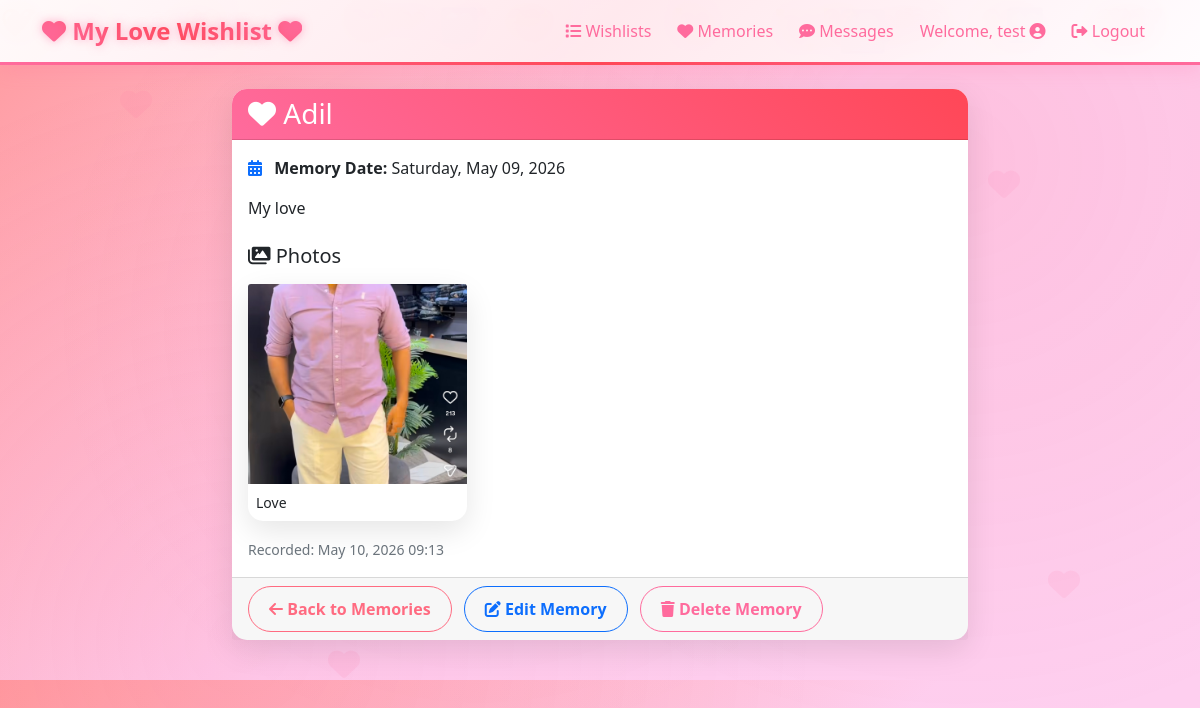
/memory/5/ (signed in), run on the app's committed database.
### wishlistapp/models.py (models this page shows, shortened)
class Memory(models.Model):
    title = models.CharField(max_length=200)
    description = models.TextField()
    memory_date = models.DateField(help_text="When did this memory happen?")
    created_at = models.DateTimeField(auto_now_add=True)
    updated_at = models.DateTimeField(auto_now=True)
    user = models.ForeignKey(User, on_delete=models.CASCADE, related_name='memories')

class MemoryPhoto(models.Model):
    memory = models.ForeignKey(Memory, on_delete=models.CASCADE, related_name='photos')
    image = models.ImageField(upload_to='memory_photos/', help_text="Upload a photo from this memory")
    caption = models.CharField(max_length=200, blank=True, help_text="Optional caption for the photo")
    uploaded_at = models.DateTimeField(auto_now_add=True)

### wishlistapp/views.py (the view)
# urls.py: path('memory/<int:pk>/', views.MemoryDetailView.as_view(), name='memory_detail'),
class MemoryDetailView(LoginRequiredMixin, DetailView):
    model = Memory
    template_name = 'wishlistapp/memory_detail.html'
    context_object_name = 'memory'
    def get_queryset(self):
        if self.request.user.is_superuser:
            return Memory.objects.all()
        return Memory.objects.filter(user=self.request.user)

### wishlistapp/templates/wishlistapp/memory_detail.html (shortened to what this page needs)
{% extends 'wishlistapp/base.html' %}
{% block content %}
<div class="row">
    <div class="col-lg-8 mx-auto">
        <div class="card">
            <div class="card-header">
                <h3 class="card-title mb-0">
                    <i class="fas fa-heart"></i> {{ memory.title }}
                </h3>
            </div>
            <div class="card-body">
                <div class="mb-3">
                    <i class="fas fa-calendar-alt text-primary me-2"></i>
                    <strong>Memory Date:</strong> {{ memory.memory_date|date:"l, F d, Y" }}
                </div>
                <p class="card-text">{{ memory.description }}</p>
                {% if memory.photos.all %}
                <div class="mt-4">
                    <h5 class="mb-3"><i class="fas fa-images"></i> Photos</h5>
                    <div class="row">
                        {% for photo in memory.photos.all %}
                        <div class="col-md-6 col-lg-4 mb-3">
                            <div class="card">
                                <img src="{{ photo.image.url }}" class="card-img-top" alt="{{ photo.caption|default:'Memory photo' }}" style="height: 200px; object-fit: cover;">
                                {% if photo.caption %}
                                <div class="card-body p-2">
                                    <p class="card-text small">{{ photo.caption }}</p>
                                </div>
                                {% endif %}
                            </div>
                        </div>
                        {% endfor %}
                    </div>
                </div>
                {% endif %}
                <small class="text-muted">
                    Recorded: {{ memory.created_at|date:"M d, Y H:i" }}
                </small>
            </div>
            <div class="card-footer">
                <a href="{% url 'memory_list' %}" class="btn btn-outline-secondary me-2">
                    <i class="fas fa-arrow-left"></i> Back to Memories
                </a>
                {% if user == memory.user or user.is_superuser %}
                <a href="{% url 'memory_update' memory.pk %}" class="btn btn-outline-primary me-2">
                    <i class="fas fa-edit"></i> Edit Memory
                </a>
                <a href="{% url 'memory_delete' memory.pk %}" class="btn btn-outline-danger">
                    <i class="fas fa-trash"></i> Delete Memory
                </a>
                {% endif %}
            </div>
        </div>
    </div>
</div>
{% endblock %}

### wishlistapp/templates/wishlistapp/base.html (shortened to what this page needs)
<!DOCTYPE html>
{% load static %}
<html lang="en">
<head>
    <link href="https://cdn.jsdelivr.net/npm/bootstrap@5.1.3/dist/css/bootstrap.min.css" rel="stylesheet">
    <link href="https://cdnjs.cloudflare.com/ajax/libs/font-awesome/6.0.0/css/all.min.css" rel="stylesheet">
    <link rel="stylesheet" href="{% static 'css/styles.css' %}">
</head>
<body>
    <div class="heart-bg"><i class="fas fa-heart"></i></div>
    <div class="heart-bg"><i class="fas fa-heart"></i></div>
    <div class="heart-bg"></div>
    <div class="heart-bg"><i class="fas fa-heart"></i></div>
    <div class="heart-bg"></div>
    <div class="heart-bg"><i class="fas fa-heart"></i></div>
    <div class="falling-heart">❤️</div>
    <div class="falling-heart">💖</div>
    <div class="falling-heart">💕</div>
    <div class="falling-heart">💓</div>
    <div class="falling-heart">💗</div>
    <div class="falling-heart">💘</div>
    <div class="falling-heart">💝</div>
    <div class="falling-heart">💞</div>
    <div class="falling-heart">💟</div>
    <div class="falling-heart">💖</div>
    <div class="falling-heart">💕</div>
    <div class="falling-heart">💓</div>
    <div class="falling-heart">💗</div>
    <div class="falling-heart">💘</div>
    <div class="falling-heart">💝</div>
    <div class="falling-heart">💞</div>
    <div class="falling-heart">💟</div>
    <div class="falling-heart">❤️</div>
    <div class="falling-heart">💖</div>
    <div class="falling-heart">💕</div>
    <div class="falling-heart">💓</div>
    <div class="falling-heart">💗</div>
    <div class="falling-heart">💘</div>
    <div class="falling-heart">💝</div>
    <div class="falling-heart">💞</div>
    <div class="falling-heart">💟</div>
    <nav class="navbar navbar-expand-lg navbar-light">
        <div class="container">
            <a class="navbar-brand" href="{% url 'wishlist_list' %}">
                <i class="fas fa-heart heart"></i> My Love Wishlist <i class="fas fa-heart heart"></i>
            </a>
            <div class="collapse navbar-collapse" id="navbarNav">
                <ul class="navbar-nav ms-auto">
                    <li class="nav-item">
                        <a class="nav-link" href="{% url 'wishlist_list' %}">
                            <i class="fas fa-list"></i> Wishlists
                        </a>
                    </li>
                    <li class="nav-item">
                        <a class="nav-link" href="{% url 'memory_list' %}">
                            <i class="fas fa-heart"></i> Memories
                        </a>
                    </li>
                    {% if user.is_authenticated %}
                    <li class="nav-item">
                        <a class="nav-link position-relative" href="{% url 'chat_inbox' %}">
                            <i class="fas fa-comment-dots"></i> Messages
                        </a>
                    </li>
                    {% endif %}
                    {% if user.is_authenticated %}
                        <li class="nav-item">
                            <span class="nav-link">Welcome, {{ user.username }} <i class="fas fa-user-circle"></i>
                                {% if user.is_superuser %}<span class="badge bg-danger ms-1">Admin</span>{% endif %}</span>
                        </li>
                        <li class="nav-item">
                            <a class="nav-link" href="{% url 'logout' %}">
                                <i class="fas fa-sign-out-alt"></i> Logout
                            </a>
                        </li>
                    {% endif %}
                </ul>
            </div>
        </div>
    </nav>
    <div class="container mt-4">
        {% block content %}{% endblock %}
    </div>
    <footer class="footer"></footer>
</html>

### static/css/styles.css (style rules this page uses)
body { background: linear-gradient(135deg, #ff9a9e 0%, #fecfef 50%, #fecfef 100%); font-family: 'Segoe UI', Tahoma, Geneva, Verdana, sans-serif; position: relative; overflow-x: hidden; }
body::before { content: ''; position: fixed; top: 0; left: 0; width: 100%; height: 100%; background-image: radial-gradient(circle at 20% 80%, rgba(255, 107, 157, 0.1) 0%, transparent 50%), radial-gradient(circle at 80% 20%, rgba(255, 71, 87, 0.1) 0%, transparent 50%), radial-gradient(circle at 40% 40%, rgba(255, 107, 157, 0.05) 0%, transparent 50%); pointer-events: none; z-index: -1; }
.heart-bg { position: fixed; font-size: 2rem; color: rgba(255, 107, 157, 0.1); pointer-events: none; z-index: -1; animation: float 6s ease-in-out infinite; }
.heart-bg:nth-child(1) { top: 10%; left: 10%; animation-delay: 0s; }
.heart-bg:nth-child(2) { top: 20%; right: 15%; animation-delay: 1s; }
.heart-bg:nth-child(3) { top: 60%; left: 20%; animation-delay: 2s; }
.heart-bg:nth-child(4) { top: 70%; right: 10%; animation-delay: 3s; }
.heart-bg:nth-child(5) { top: 40%; left: 70%; animation-delay: 4s; }
.heart-bg:nth-child(6) { top: 80%; right: 70%; animation-delay: 5s; }
.falling-heart { position: fixed; font-size: 2rem; color: #ff4757; pointer-events: none; z-index: -2; animation: fall 10s linear infinite; opacity: 0.7; }
.falling-heart:nth-child(10) { font-size: 1.7rem; animation: fall 10s linear infinite, pulse 2s ease-in-out infinite; }
.falling-heart:nth-child(15) { font-size: 2.5rem; animation: fall 10s linear infinite, pulse 2s ease-in-out infinite; }
.falling-heart:nth-child(20) { font-size: 2.4rem; animation: fall 10s linear infinite, pulse 2s ease-in-out infinite; }
.falling-heart:nth-child(25) { font-size: 2.1rem; animation: fall 10s linear infinite, pulse 2s ease-in-out infinite; }
.falling-heart:nth-child(30) { font-size: 1.8rem; animation: fall 10s linear infinite, pulse 2s ease-in-out infinite; }
.navbar { background: linear-gradient(135deg, rgba(255, 255, 255, 0.95) 0%, rgba(255, 235, 239, 0.95) 50%, rgba(255, 255, 255, 0.95) 100%); backdrop-filter: blur(15px); border-bottom: 3px solid transparent; border-image: linear-gradient(90deg, #ff6b9d, #ff4757, #ff6b9d) 1; box-shadow: 0 4px 20px rgba(255, 107, 157, 0.2); animation: navbarGlow 3s ease-in-out infinite alternate; }
.navbar-brand { color: #ff6b9d !important; font-weight: bold; font-size: 1.5rem; text-shadow: 0 0 10px rgba(255, 107, 157, 0.5); animation: brandPulse 2s ease-in-out infinite; background: linear-gradient(45deg, #ff6b9d, #ff4757, #ff6b9d); -webkit-background-clip: text; -webkit-text-fill-color: transparent; background-clip: text; }
.navbar-nav .nav-link { color: #ff6b9d !important; font-weight: 500; transition: all 0.3s ease; position: relative; border-radius: 20px; padding: 8px 15px; margin: 0 5px; }
.navbar-nav .nav-link::after { content: ''; position: absolute; bottom: -5px; left: 50%; width: 0; height: 2px; background: linear-gradient(90deg, #ff6b9d, #ff4757); transition: all 0.3s ease; transform: translateX(-50%); }
.btn { border-radius: 25px; padding: 10px 20px; font-weight: bold; transition: all 0.3s ease; }
.btn-outline-secondary { color: #ff6b81; border-color: #ff6b81; background-color: transparent; }
.card { border: none; border-radius: 15px; box-shadow: 0 10px 30px rgba(0,0,0,0.1); transition: transform 0.3s ease; }
.card-header { background: linear-gradient(45deg, #ff6b9d, #ff4757); color: white; border-radius: 15px 15px 0 0 !important; }
.btn-outline-danger { color: #ff6b9d; border-color: #ff6b9d; }
.heart { color: #ff4757; }
.footer { text-align: center; padding: 20px; color: #666; }

### data on the page
Memory: title "Adil", memory_date "Saturday, May 09, 2026", description "My love", created_at "May 10, 2026 09:13"
MemoryPhoto: image (picture), caption "Love"

### other printed values
{{ user.username }} "test"
